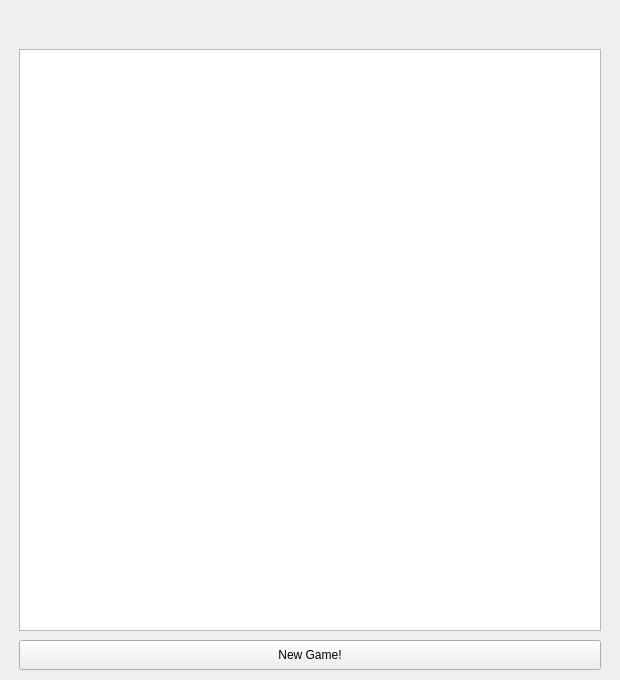
<?xml version="1.0" encoding="UTF-8"?>
<ui version="4.0">
 <class>Chess</class>
 <widget class="QMainWindow" name="Chess">
  <property name="geometry">
   <rect>
    <x>0</x>
    <y>0</y>
    <width>620</width>
    <height>680</height>
   </rect>
  </property>
  <property name="minimumSize">
   <size>
    <width>620</width>
    <height>680</height>
   </size>
  </property>
  <property name="maximumSize">
   <size>
    <width>620</width>
    <height>680</height>
   </size>
  </property>
  <property name="windowTitle">
   <string>Chess</string>
  </property>
  <widget class="QWidget" name="centralWidget">
   <widget class="QTableWidget" name="tableWidget">
    <property name="geometry">
     <rect>
      <x>19</x>
      <y>49</y>
      <width>582</width>
      <height>582</height>
     </rect>
    </property>
   </widget>
   <widget class="QPushButton" name="newgame">
    <property name="geometry">
     <rect>
      <x>19</x>
      <y>640</y>
      <width>582</width>
      <height>30</height>
     </rect>
    </property>
    <property name="text">
     <string>New Game!</string>
    </property>
   </widget>
   <widget class="QLabel" name="status">
    <property name="geometry">
     <rect>
      <x>19</x>
      <y>10</y>
      <width>582</width>
      <height>20</height>
     </rect>
    </property>
    <property name="text">
     <string/>
    </property>
   </widget>
  </widget>
 </widget>
 <layoutdefault spacing="6" margin="11"/>
 <resources/>
 <connections/>
</ui>
